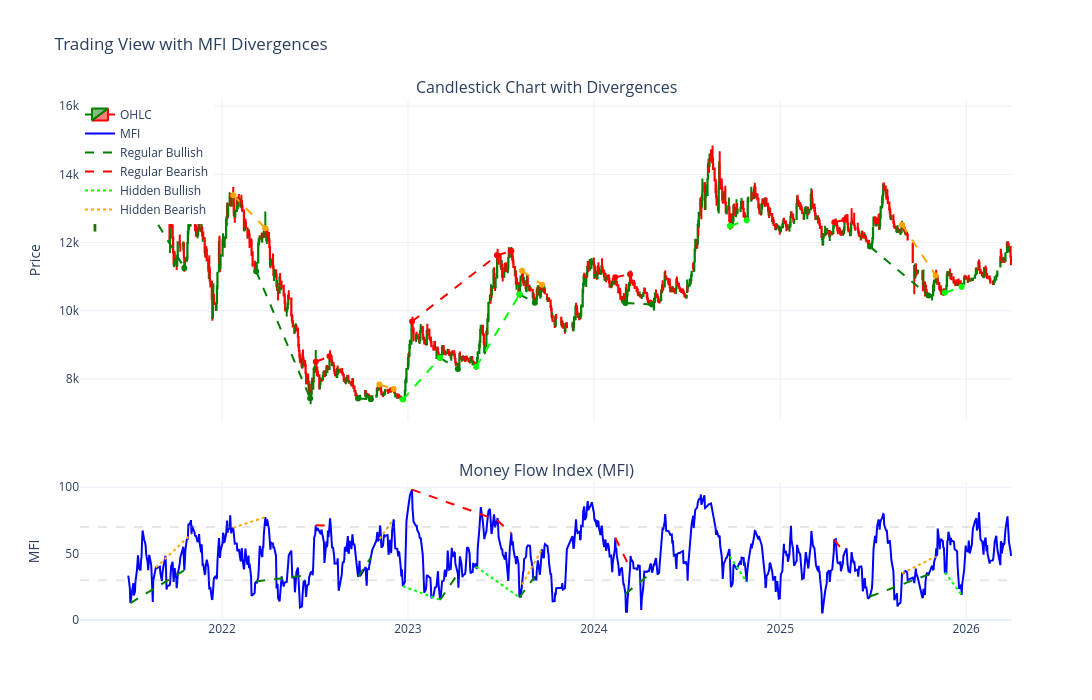

The code cell stored with this chart in its notebook:
### Code cell
# Plot divergence lines on the chart
fig_div = make_subplots(
    rows=2, cols=1,
    shared_xaxes=True,
    vertical_spacing=0.12,
    row_heights=[0.7, 0.3],
    subplot_titles=("Candlestick Chart with Divergences", "Money Flow Index (MFI)")
)

# Add candlestick chart
fig_div.add_trace(
    go.Candlestick(
        x=df_plot['Date_str'],
        open=df_plot['Open'],
        high=df_plot['High'],
        low=df_plot['Low'],
        close=df_plot['Close'],
        name='OHLC',
        increasing_line_color='green',
        decreasing_line_color='red',
    ),
    row=1, col=1
)

# Add MFI
fig_div.add_trace(
    go.Scatter(
        x=df_plot['Date_str'],
        y=df_plot['mfi'],
        mode='lines',
        name='MFI',
        line=dict(color='blue', width=2)
      
    ),
    row=2, col=1
)

# Regular Bullish on PRICE
for p1, p2 in regular_bullish:
    fig_div.add_trace(
        go.Scatter(
            x=[df_plot['Date_str'].iloc[p1], df_plot['Date_str'].iloc[p2]],
            y=[df_plot['Close'].iloc[p1], df_plot['Close'].iloc[p2]],
            mode='lines+markers',
            line=dict(color='green', dash='dash', width=2),
            showlegend=False,
            hovertemplate='Regular Bullish<extra></extra>'
        ),
        row=1, col=1
    )

# Regular Bearish on PRICE
for p1, p2 in regular_bearish:
    fig_div.add_trace(
        go.Scatter(
            x=[df_plot['Date_str'].iloc[p1], df_plot['Date_str'].iloc[p2]],
            y=[df_plot['Close'].iloc[p1], df_plot['Close'].iloc[p2]],
            mode='lines+markers',
            line=dict(color='red', dash='dash', width=2),
            showlegend=False,
            hovertemplate='Regular Bearish<extra></extra>'
        ),
        row=1, col=1
    )

# Hidden Bullish on PRICE
for p1, p2 in hidden_bullish:
    fig_div.add_trace(
        go.Scatter(
            x=[df_plot['Date_str'].iloc[p1], df_plot['Date_str'].iloc[p2]],
            y=[df_plot['Close'].iloc[p1], df_plot['Close'].iloc[p2]],
            mode='lines+markers',
            line=dict(color='lime', dash='dash', width=2),
            showlegend=False,
            hovertemplate='Hidden Bullish<extra></extra>'
        ),
        row=1, col=1
    )

# Hidden Bearish on PRICE
for p1, p2 in hidden_bearish:
    fig_div.add_trace(
        go.Scatter(
            x=[df_plot['Date_str'].iloc[p1], df_plot['Date_str'].iloc[p2]],
            y=[df_plot['Close'].iloc[p1], df_plot['Close'].iloc[p2]],
            mode='lines+markers',
            line=dict(color='orange', dash='dash', width=2),
            showlegend=False,
            hovertemplate='Hidden Bearish<extra></extra>'
        ),
        row=1, col=1
    )

# Regular Bullish on MFI
for p1, p2 in regular_bullish:
    fig_div.add_trace(
        go.Scatter(
            x=[df_plot['Date_str'].iloc[p1], df_plot['Date_str'].iloc[p2]],
            y=[df_plot['mfi'].iloc[p1], df_plot['mfi'].iloc[p2]],
            mode='lines',
            line=dict(color='green', dash='dash', width=2),
            showlegend=False,
            hovertemplate='Regular Bullish<extra></extra>'
        ),
        row=2, col=1
    )

# Regular Bearish on MFI
for p1, p2 in regular_bearish:
    fig_div.add_trace(
        go.Scatter(
            x=[df_plot['Date_str'].iloc[p1], df_plot['Date_str'].iloc[p2]],
            y=[df_plot['mfi'].iloc[p1], df_plot['mfi'].iloc[p2]],
            mode='lines',
            line=dict(color='red', dash='dash', width=2),
            showlegend=False,
            hovertemplate='Regular Bearish<extra></extra>'
        ),
        row=2, col=1
    )

# Hidden Bullish on MFI
for p1, p2 in hidden_bullish:
    fig_div.add_trace(
        go.Scatter(
            x=[df_plot['Date_str'].iloc[p1], df_plot['Date_str'].iloc[p2]],
            y=[df_plot['mfi'].iloc[p1], df_plot['mfi'].iloc[p2]],
            mode='lines',
            line=dict(color='lime', dash='dot', width=2),
            showlegend=False,
            hovertemplate='Hidden Bullish<extra></extra>'
        ),
        row=2, col=1
    )

# Hidden Bearish on MFI
for p1, p2 in hidden_bearish:
    fig_div.add_trace(
        go.Scatter(
            x=[df_plot['Date_str'].iloc[p1], df_plot['Date_str'].iloc[p2]],
            y=[df_plot['mfi'].iloc[p1], df_plot['mfi'].iloc[p2]],
            mode='lines',
            line=dict(color='orange', dash='dot', width=2),
            showlegend=False,
            hovertemplate='Hidden Bearish<extra></extra>'
        ),
        row=2, col=1
    )

# Add overbought/oversold lines (faded)
fig_div.add_hline(y=70, line_dash="dash", line_color="rgba(128, 128, 128, 0.2)", row=2)
fig_div.add_hline(y=30, line_dash="dash", line_color="rgba(128, 128, 128, 0.2)", row=2)

# Add legend entries manually
fig_div.add_trace(go.Scatter(x=[None], y=[None], mode='lines', 
                         line=dict(color='green', dash='dash', width=2), 
                         name='Regular Bullish'), row=1, col=1)
fig_div.add_trace(go.Scatter(x=[None], y=[None], mode='lines', 
                         line=dict(color='red', dash='dash', width=2), 
                         name='Regular Bearish'), row=1, col=1)
fig_div.add_trace(go.Scatter(x=[None], y=[None], mode='lines', 
                         line=dict(color='lime', dash='dot', width=2), 
                         name='Hidden Bullish'), row=1, col=1)
fig_div.add_trace(go.Scatter(x=[None], y=[None], mode='lines', 
                         line=dict(color='orange', dash='dot', width=2), 
                         name='Hidden Bearish'), row=1, col=1)

# Update layout
fig_div.update_layout(
    height=700,
    width=1400,
    title_text="Trading View with MFI Divergences",
    xaxis_rangeslider_visible=False,
    hovermode='x unified',
    template='plotly_white',
    legend=dict(x=0, y=1)
)

fig_div.update_yaxes(title_text="Price", row=1, col=1)
fig_div.update_yaxes(title_text="MFI", row=2, col=1)

# Print summary
print(f"Regular Bullish Divergences: {len(regular_bullish)}")
print(f"Regular Bearish Divergences: {len(regular_bearish)}")
print(f"Hidden Bullish Divergences: {len(hidden_bullish)}")
print(f"Hidden Bearish Divergences: {len(hidden_bearish)}")

fig_div.show()

### Figure 1 — Plotly figure (JSON) as saved in the notebook; plotly's stock layout.template omitted (floating-point values rounded to 4 significant figures; data arrays with more than 128 entries replaced by an {"elided": "..."} marker saying what was removed)
{"data": [{"close": {"elided": "1158 float values"}, "decreasing": {"line": {"color": "red"}}, "high": {"elided": "1158 float values"}, "increasing": {"line": {"color": "green"}}, "low": {"elided": "1158 float values"}, "name": "OHLC", "open": {"elided": "1158 float values"}, "type": "candlestick", "x": {"elided": "1158 str values"}, "xaxis": "x", "yaxis": "y"}, {"line": {"color": "blue", "width": 2}, "mode": "lines", "name": "MFI", "type": "scatter", "x": {"elided": "1158 str values"}, "xaxis": "x2", "y": {"elided": "1158 float values"}, "yaxis": "y2"}, {"hovertemplate": "Regular Bullish<extra></extra>", "line": {"color": "green", "dash": "dash", "width": 2}, "mode": "lines+markers", "showlegend": false, "type": "scatter", "x": ["2021-07-05", "2021-10-19"], "xaxis": "x", "y": [13870.0, 11260.0], "yaxis": "y"}, {"hovertemplate": "Regular Bullish<extra></extra>", "line": {"color": "green", "dash": "dash", "width": 2}, "mode": "lines+markers", "showlegend": false, "type": "scatter", "x": ["2022-03-09", "2022-06-23"], "xaxis": "x", "y": [11160.0, 7434.0], "yaxis": "y"}, {"hovertemplate": "Regular Bullish<extra></extra>", "line": {"color": "green", "dash": "dash", "width": 2}, "mode": "lines+markers", "showlegend": false, "type": "scatter", "x": ["2022-09-25", "2022-10-20"], "xaxis": "x", "y": [7428.0, 7407.0], "yaxis": "y"}, {"hovertemplate": "Regular Bullish<extra></extra>", "line": {"color": "green", "dash": "dash", "width": 2}, "mode": "lines+markers", "showlegend": false, "type": "scatter", "x": ["2023-03-05", "2023-04-09"], "xaxis": "x", "y": [8624.0, 8291.0], "yaxis": "y"}, {"hovertemplate": "Regular Bullish<extra></extra>", "line": {"color": "green", "dash": "dash", "width": 2}, "mode": "lines+markers", "showlegend": false, "type": "scatter", "x": ["2023-08-08", "2023-09-07"], "xaxis": "x", "y": [10480.0, 10240.0], "yaxis": "y"}, {"hovertemplate": "Regular Bullish<extra></extra>", "line": {"color": "green", "dash": "dash", "width": 2}, "mode": "lines+markers", "showlegend": false, "type": "scatter", "x": ["2024-03-03", "2024-04-24"], "xaxis": "x", "y": [10230.0, 10180.0], "yaxis": "y"}, {"hovertemplate": "Regular Bullish<extra></extra>", "line": {"color": "green", "dash": "dash", "width": 2}, "mode": "lines+markers", "showlegend": false, "type": "scatter", "x": ["2025-06-26", "2025-10-19"], "xaxis": "x", "y": [11880.0, 10450.0], "yaxis": "y"}, {"hovertemplate": "Regular Bearish<extra></extra>", "line": {"color": "red", "dash": "dash", "width": 2}, "mode": "lines+markers", "showlegend": false, "type": "scatter", "x": ["2022-07-04", "2022-07-31"], "xaxis": "x", "y": [8506.0, 8664.0], "yaxis": "y"}, {"hovertemplate": "Regular Bearish<extra></extra>", "line": {"color": "red", "dash": "dash", "width": 2}, "mode": "lines+markers", "showlegend": false, "type": "scatter", "x": ["2023-01-09", "2023-06-25"], "xaxis": "x", "y": [9686.0, 11630.0], "yaxis": "y"}, {"hovertemplate": "Regular Bearish<extra></extra>", "line": {"color": "red", "dash": "dash", "width": 2}, "mode": "lines+markers", "showlegend": false, "type": "scatter", "x": ["2023-06-25", "2023-07-23"], "xaxis": "x", "y": [11630.0, 11750.0], "yaxis": "y"}, {"hovertemplate": "Regular Bearish<extra></extra>", "line": {"color": "red", "dash": "dash", "width": 2}, "mode": "lines+markers", "showlegend": false, "type": "scatter", "x": ["2024-02-12", "2024-03-12"], "xaxis": "x", "y": [10990.0, 11070.0], "yaxis": "y"}, {"hovertemplate": "Regular Bearish<extra></extra>", "line": {"color": "red", "dash": "dash", "width": 2}, "mode": "lines+markers", "showlegend": false, "type": "scatter", "x": ["2025-04-17", "2025-05-07"], "xaxis": "x", "y": [12600.0, 12670.0], "yaxis": "y"}, {"hovertemplate": "Hidden Bullish<extra></extra>", "line": {"color": "lime", "dash": "dash", "width": 2}, "mode": "lines+markers", "showlegend": false, "type": "scatter", "x": ["2022-12-22", "2023-03-05"], "xaxis": "x", "y": [7395.0, 8624.0], "yaxis": "y"}, {"hovertemplate": "Hidden Bullish<extra></extra>", "line": {"color": "lime", "dash": "dash", "width": 2}, "mode": "lines+markers", "showlegend": false, "type": "scatter", "x": ["2023-05-15", "2023-08-08"], "xaxis": "x", "y": [8360.0, 10480.0], "yaxis": "y"}, {"hovertemplate": "Hidden Bullish<extra></extra>", "line": {"color": "lime", "dash": "dash", "width": 2}, "mode": "lines+markers", "showlegend": false, "type": "scatter", "x": ["2024-09-24", "2024-10-27"], "xaxis": "x", "y": [12480.0, 12660.0], "yaxis": "y"}, {"hovertemplate": "Hidden Bullish<extra></extra>", "line": {"color": "lime", "dash": "dash", "width": 2}, "mode": "lines+markers", "showlegend": false, "type": "scatter", "x": ["2025-11-20", "2025-12-23"], "xaxis": "x", "y": [10530.0, 10700.0], "yaxis": "y"}, {"hovertemplate": "Hidden Bearish<extra></extra>", "line": {"color": "orange", "dash": "dash", "width": 2}, "mode": "lines+markers", "showlegend": false, "type": "scatter", "x": ["2021-08-24", "2021-11-02"], "xaxis": "x", "y": [14890.0, 13210.0], "yaxis": "y"}, {"hovertemplate": "Hidden Bearish<extra></extra>", "line": {"color": "orange", "dash": "dash", "width": 2}, "mode": "lines+markers", "showlegend": false, "type": "scatter", "x": ["2022-01-23", "2022-03-27"], "xaxis": "x", "y": [13390.0, 12420.0], "yaxis": "y"}, {"hovertemplate": "Hidden Bearish<extra></extra>", "line": {"color": "orange", "dash": "dash", "width": 2}, "mode": "lines+markers", "showlegend": false, "type": "scatter", "x": ["2022-11-06", "2022-12-04"], "xaxis": "x", "y": [7835.0, 7707.0], "yaxis": "y"}, {"hovertemplate": "Hidden Bearish<extra></extra>", "line": {"color": "orange", "dash": "dash", "width": 2}, "mode": "lines+markers", "showlegend": false, "type": "scatter", "x": ["2023-08-13", "2023-09-21"], "xaxis": "x", "y": [11170.0, 10770.0], "yaxis": "y"}, {"hovertemplate": "Hidden Bearish<extra></extra>", "line": {"color": "orange", "dash": "dash", "width": 2}, "mode": "lines+markers", "showlegend": false, "type": "scatter", "x": ["2025-08-28", "2025-11-02"], "xaxis": "x", "y": [12520.0, 11040.0], "yaxis": "y"}, {"hovertemplate": "Regular Bullish<extra></extra>", "line": {"color": "green", "dash": "dash", "width": 2}, "mode": "lines", "showlegend": false, "type": "scatter", "x": ["2021-07-05", "2021-10-19"], "xaxis": "x2", "y": [12.75, 37.44], "yaxis": "y2"}, {"hovertemplate": "Regular Bullish<extra></extra>", "line": {"color": "green", "dash": "dash", "width": 2}, "mode": "lines", "showlegend": false, "type": "scatter", "x": ["2022-03-09", "2022-06-23"], "xaxis": "x2", "y": [29.03, 33.95], "yaxis": "y2"}, {"hovertemplate": "Regular Bullish<extra></extra>", "line": {"color": "green", "dash": "dash", "width": 2}, "mode": "lines", "showlegend": false, "type": "scatter", "x": ["2022-09-25", "2022-10-20"], "xaxis": "x2", "y": [32.36, 46.99], "yaxis": "y2"}, {"hovertemplate": "Regular Bullish<extra></extra>", "line": {"color": "green", "dash": "dash", "width": 2}, "mode": "lines", "showlegend": false, "type": "scatter", "x": ["2023-03-05", "2023-04-09"], "xaxis": "x2", "y": [15.13, 34.72], "yaxis": "y2"}, {"hovertemplate": "Regular Bullish<extra></extra>", "line": {"color": "green", "dash": "dash", "width": 2}, "mode": "lines", "showlegend": false, "type": "scatter", "x": ["2023-08-08", "2023-09-07"], "xaxis": "x2", "y": [16.98, 32.61], "yaxis": "y2"}, {"hovertemplate": "Regular Bullish<extra></extra>", "line": {"color": "green", "dash": "dash", "width": 2}, "mode": "lines", "showlegend": false, "type": "scatter", "x": ["2024-03-03", "2024-04-24"], "xaxis": "x2", "y": [19.74, 35.84], "yaxis": "y2"}, {"hovertemplate": "Regular Bullish<extra></extra>", "line": {"color": "green", "dash": "dash", "width": 2}, "mode": "lines", "showlegend": false, "type": "scatter", "x": ["2025-06-26", "2025-10-19"], "xaxis": "x2", "y": [17.67, 34.26], "yaxis": "y2"}, {"hovertemplate": "Regular Bearish<extra></extra>", "line": {"color": "red", "dash": "dash", "width": 2}, "mode": "lines", "showlegend": false, "type": "scatter", "x": ["2022-07-04", "2022-07-31"], "xaxis": "x2", "y": [71.32, 70.98], "yaxis": "y2"}, {"hovertemplate": "Regular Bearish<extra></extra>", "line": {"color": "red", "dash": "dash", "width": 2}, "mode": "lines", "showlegend": false, "type": "scatter", "x": ["2023-01-09", "2023-06-25"], "xaxis": "x2", "y": [98.22, 75.29], "yaxis": "y2"}, {"hovertemplate": "Regular Bearish<extra></extra>", "line": {"color": "red", "dash": "dash", "width": 2}, "mode": "lines", "showlegend": false, "type": "scatter", "x": ["2023-06-25", "2023-07-23"], "xaxis": "x2", "y": [75.29, 65.27], "yaxis": "y2"}, {"hovertemplate": "Regular Bearish<extra></extra>", "line": {"color": "red", "dash": "dash", "width": 2}, "mode": "lines", "showlegend": false, "type": "scatter", "x": ["2024-02-12", "2024-03-12"], "xaxis": "x2", "y": [61.98, 39.17], "yaxis": "y2"}, {"hovertemplate": "Regular Bearish<extra></extra>", "line": {"color": "red", "dash": "dash", "width": 2}, "mode": "lines", "showlegend": false, "type": "scatter", "x": ["2025-04-17", "2025-05-07"], "xaxis": "x2", "y": [60.39, 50.62], "yaxis": "y2"}, {"hovertemplate": "Hidden Bullish<extra></extra>", "line": {"color": "lime", "dash": "dot", "width": 2}, "mode": "lines", "showlegend": false, "type": "scatter", "x": ["2022-12-22", "2023-03-05"], "xaxis": "x2", "y": [25.48, 15.13], "yaxis": "y2"}, {"hovertemplate": "Hidden Bullish<extra></extra>", "line": {"color": "lime", "dash": "dot", "width": 2}, "mode": "lines", "showlegend": false, "type": "scatter", "x": ["2023-05-15", "2023-08-08"], "xaxis": "x2", "y": [40.09, 16.98], "yaxis": "y2"}, {"hovertemplate": "Hidden Bullish<extra></extra>", "line": {"color": "lime", "dash": "dot", "width": 2}, "mode": "lines", "showlegend": false, "type": "scatter", "x": ["2024-09-24", "2024-10-27"], "xaxis": "x2", "y": [47.85, 28.61], "yaxis": "y2"}, {"hovertemplate": "Hidden Bullish<extra></extra>", "line": {"color": "lime", "dash": "dot", "width": 2}, "mode": "lines", "showlegend": false, "type": "scatter", "x": ["2025-11-20", "2025-12-23"], "xaxis": "x2", "y": [35.81, 18.9], "yaxis": "y2"}, {"hovertemplate": "Hidden Bearish<extra></extra>", "line": {"color": "orange", "dash": "dot", "width": 2}, "mode": "lines", "showlegend": false, "type": "scatter", "x": ["2021-08-24", "2021-11-02"], "xaxis": "x2", "y": [39.42, 64.9], "yaxis": "y2"}, {"hovertemplate": "Hidden Bearish<extra></extra>", "line": {"color": "orange", "dash": "dot", "width": 2}, "mode": "lines", "showlegend": false, "type": "scatter", "x": ["2022-01-23", "2022-03-27"], "xaxis": "x2", "y": [69.45, 77.47], "yaxis": "y2"}, {"hovertemplate": "Hidden Bearish<extra></extra>", "line": {"color": "orange", "dash": "dot", "width": 2}, "mode": "lines", "showlegend": false, "type": "scatter", "x": ["2022-11-06", "2022-12-04"], "xaxis": "x2", "y": [61.01, 75.89], "yaxis": "y2"}, {"hovertemplate": "Hidden Bearish<extra></extra>", "line": {"color": "orange", "dash": "dot", "width": 2}, "mode": "lines", "showlegend": false, "type": "scatter", "x": ["2023-08-13", "2023-09-21"], "xaxis": "x2", "y": [26.64, 53.28], "yaxis": "y2"}, {"hovertemplate": "Hidden Bearish<extra></extra>", "line": {"color": "orange", "dash": "dot", "width": 2}, "mode": "lines", "showlegend": false, "type": "scatter", "x": ["2025-08-28", "2025-11-02"], "xaxis": "x2", "y": [35.07, 47.79], "yaxis": "y2"}, {"line": {"color": "green", "dash": "dash", "width": 2}, "mode": "lines", "name": "Regular Bullish", "type": "scatter", "x": [null], "xaxis": "x", "y": [null], "yaxis": "y"}, {"line": {"color": "red", "dash": "dash", "width": 2}, "mode": "lines", "name": "Regular Bearish", "type": "scatter", "x": [null], "xaxis": "x", "y": [null], "yaxis": "y"}, {"line": {"color": "lime", "dash": "dot", "width": 2}, "mode": "lines", "name": "Hidden Bullish", "type": "scatter", "x": [null], "xaxis": "x", "y": [null], "yaxis": "y"}, {"line": {"color": "orange", "dash": "dot", "width": 2}, "mode": "lines", "name": "Hidden Bearish", "type": "scatter", "x": [null], "xaxis": "x", "y": [null], "yaxis": "y"}], "layout": {"annotations": [{"font": {"size": 16}, "showarrow": false, "text": "Candlestick Chart with Divergences", "x": 0.5, "xanchor": "center", "xref": "paper", "y": 1, "yanchor": "bottom", "yref": "paper"}, {"font": {"size": 16}, "showarrow": false, "text": "Money Flow Index (MFI)", "x": 0.5, "xanchor": "center", "xref": "paper", "y": 0.264, "yanchor": "bottom", "yref": "paper"}], "height": 700, "hovermode": "x unified", "legend": {"x": 0, "y": 1}, "shapes": [{"line": {"color": "rgba(128, 128, 128, 0.2)", "dash": "dash"}, "type": "line", "x0": 0, "x1": 1, "xref": "x2 domain", "y0": 70, "y1": 70, "yref": "y2"}, {"line": {"color": "rgba(128, 128, 128, 0.2)", "dash": "dash"}, "type": "line", "x0": 0, "x1": 1, "xref": "x2 domain", "y0": 30, "y1": 30, "yref": "y2"}], "title": {"text": "Trading View with MFI Divergences"}, "width": 1400, "xaxis": {"anchor": "y", "autorange": true, "domain": [0, 1], "matches": "x2", "range": ["2021-03-30 03:50:05.2374", "2026-03-30 12:00"], "rangeslider": {"visible": false, "yaxis": {}}, "showticklabels": false, "type": "date"}, "xaxis2": {"anchor": "y2", "autorange": true, "domain": [0, 1], "range": ["2021-03-30 03:50:05.2374", "2026-03-30 12:00"], "type": "date"}, "yaxis": {"anchor": "x", "autorange": true, "domain": [0.384, 1], "range": [6788.0, 16180.0], "title": {"text": "Price"}, "type": "linear"}, "yaxis2": {"anchor": "x2", "autorange": true, "domain": [0, 0.264], "range": [-0.02616, 103.4], "title": {"text": "MFI"}, "type": "linear"}}}
